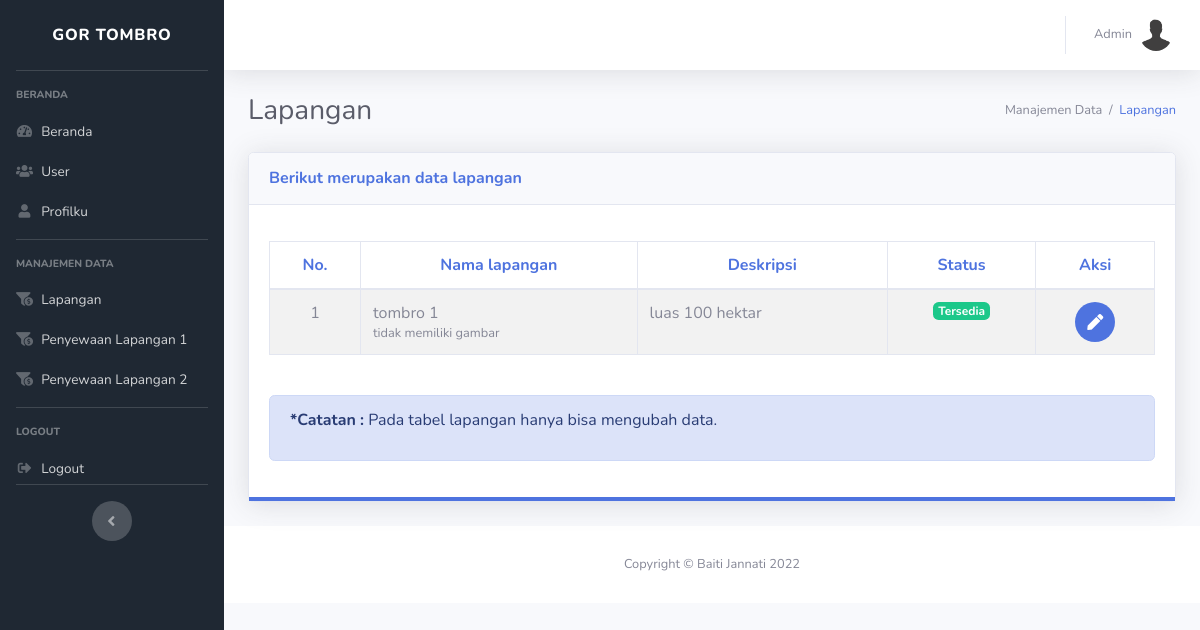
The page /index.php/admin/lapangan on the database as committed earlier.
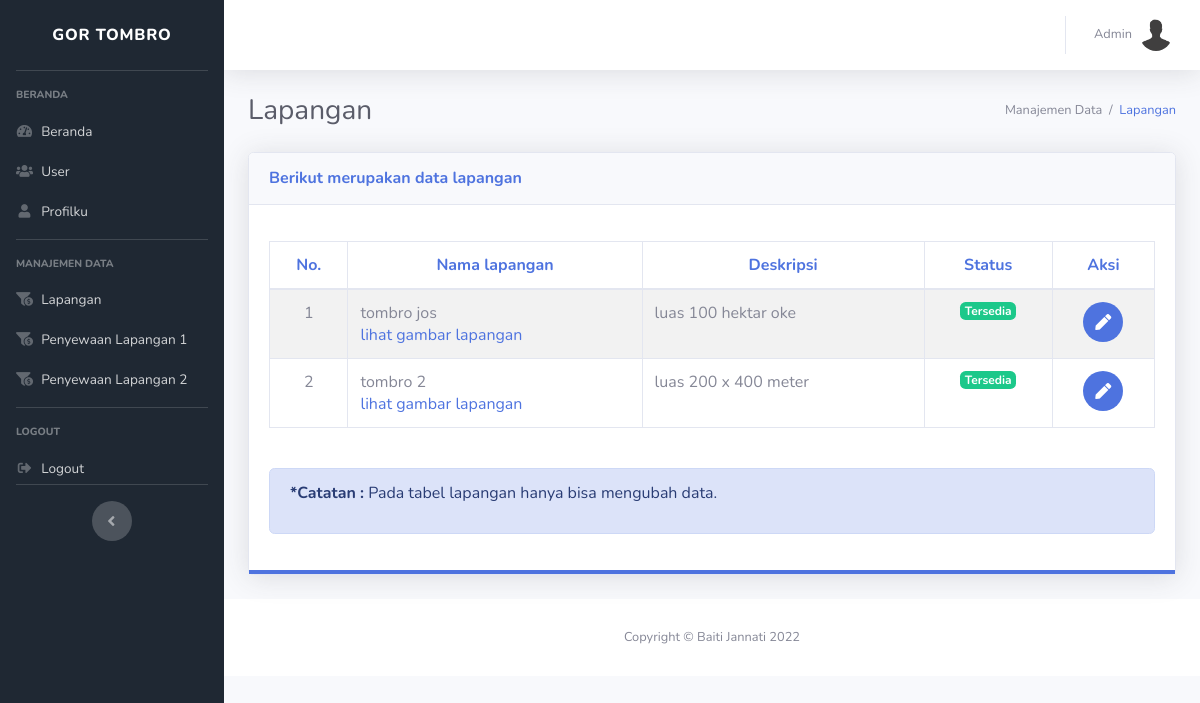
The same page on the database as committed later.
### tables this page shows
CREATE TABLE `lapangan` (
  `id_lapangan` int(11) NOT NULL,
  `nama_lapangan` varchar(100) NOT NULL,
  `gambar_lapangan` varchar(100) NOT NULL,
  `deskripsi_lapangan` text NOT NULL,
  `status_lapangan` enum('tersedia','tidak_tersedia') NOT NULL,
  `date` datetime NOT NULL
);

### application/controllers/admin/Lapangan.php (called while the page is built, shortened)
<?php
class Lapangan extends CI_Controller
{
    function __construct()
    {
        $this->load->model('lapangan_model');
        $this->load->model('sewa_model');
    }
    public function index()
    {
        $lapangan = $this->lapangan_model->getData();
        $sewa = $this->sewa_model->getDataSewa1()->result_array();
        $sewa2 = $this->sewa_model->getDataSewa2()->result_array();
        $data = array(
            'title'         => "Data Lapangan | Gor-Tombro",
            'lapangan' => $lapangan,
            'sewa' => $sewa,
            'sewa2' => $sewa2
        );
        $this->load->view('templates/header', $data);
        $this->load->view('templates/sidebar', $data);
        $this->load->view('templates/topbar', $data);
        $this->load->view('admin/lapangan/lapangan', $data);
        $this->load->view('templates/footer');
    }
}

### index.php (called while the page is built, shortened)
<?php
require_once BASEPATH.'core/CodeIgniter.php';

### application/models/lapangan_model.php (called while the page is built, shortened)
<?php
class lapangan_model extends CI_Model
{
    function getData()
    {
        $this->db->select('*');
        $this->db->from('lapangan');
        $query = $this->db->get();
        return $query;
    }
}

### application/views/admin/lapangan/lapangan.php (the view, shortened to what this page needs)
<div class="container-fluid">
    <div class="d-sm-flex align-items-center justify-content-between mb-4">
        <h1 class="h3 mb-0 text-gray-800">Lapangan</h1>
        <small>
            <div class="text-muted"> Manajemen Data &nbsp;/&nbsp; <a href="<?php echo base_url("admin/lapangan"); ?>">Lapangan</a>
            </div>
        </small>
    </div>
    <div class="card shadow mb-4">
        <div class="card-header py-3">
            <h6 class="m-0 font-weight-bold text-primary">Berikut merupakan data lapangan</h6>
        </div>
        <div class="card-body border-bottom-primary">
            <p>
            <div class="table-responsive">
                <table class="table table-bordered table-striped " id="dataTable" width="100%" cellspacing="0">
                    <thead>
                        <tr>
                            <th class="text-primary" style=" text-align: center;">No.</th>
                            <th class="text-primary" style=" text-align: center;">Nama lapangan</th>
                            <th class="text-primary" style=" text-align: center;">Deskripsi</th>
                            <th class="text-primary" style=" text-align: center;">Status</th>
                            <th class="text-primary" style=" text-align: center;">Aksi</th>
                        </tr>
                    </thead>
                    <tbody>
                        <?php $no = 1;
                        foreach ($lapangan->result_array() as $row) : ?>
                            <tr>
                                <td style=" text-align: center;"><?= $no++ ?></td>
                                <td><?= $row['nama_lapangan'] ?>
                                    <br>
                                    <?php
                                    if ($row['gambar_lapangan']) {
                                        $link = base_url('assets/images/lapangan/' . $row['gambar_lapangan']);
                                        echo '<a class="btn-link text-sm text-main" href="' . $link . '" target="_blank">lihat gambar lapangan</a>';
                                    } else {
                                        echo '<small class="text-muted">tidak memiliki gambar</small>';
                                    }
                                    ?>
                                </td>
                                <td><?php echo $row['deskripsi_lapangan'] ?></td>
                                <?php if ($row['status_lapangan'] == "tersedia") : ?>
                                    <td class="project-state" style=" text-align: center;">
                                        <span class="badge badge-success">Tersedia</span>
                                    </td>
                                <?php else : ?>
                                    <td class="project-state" style=" text-align: center;">
                                        <span class="badge badge-danger">Ditutup</span>
                                    </td>
                                <?php endif ?>
                                <td style=" text-align: center;">
                                    <a class=' btn-circle btn-primary' data-target="#ubah-data-<?php echo $row['id_lapangan'] ?>" data-toggle="modal">
                                        <i class="fas fa-PEN" aria-hidden="true" style="color: white;"></i>
                                    </a>
                                </td>
                            </tr>
                        <?php endforeach ?>
                    </tbody>
                </table>
                <br>
                <div class="alert alert-primary" role="alert">
                    <p><b>*Catatan :</b>&nbsp;Pada tabel lapangan hanya bisa mengubah data. </p>
                </div>
            </div>
        </div>
    </div>
</div>

Rows that differ between the two databases and show on the page:
changed lapangan: nama_lapangan "tombro 1" → "tombro jos"; deskripsi_lapangan "luas 100 hektar" → "luas 100 hektar oke"; gambar_lapangan "tidak memiliki gambar" → "lihat gambar lapangan"
added lapangan: nama_lapangan "tombro 2", deskripsi_lapangan "luas 200 x 400 meter", status_lapangan "Tersedia"
